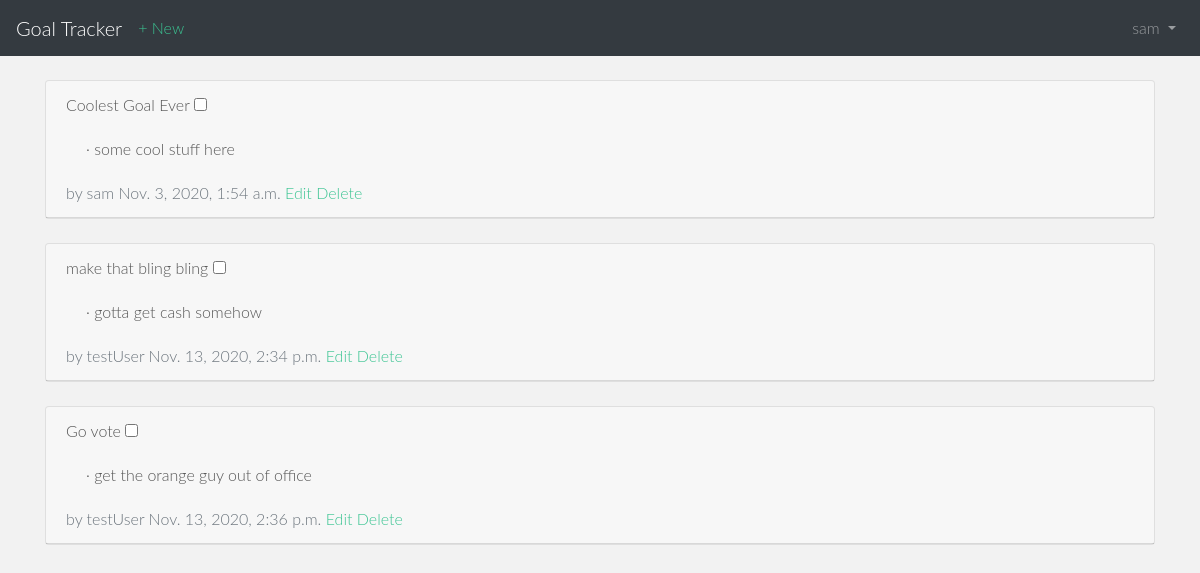
The page /goals/ (signed in) on the database its author committed.
### users/models.py (models this page shows)
class CustomUser(AbstractUser):
    age = models.PositiveIntegerField(null=True, blank=True)

### goals/models.py (models this page shows, shortened)
class Goal(models.Model):
    title = models.CharField(max_length=255)
    body = models.TextField()
    date = models.DateTimeField(auto_now_add=True)
    author = models.ForeignKey(
    get_user_model(),
    on_delete=models.CASCADE,
    )

### goals/views.py (the view)
# urls.py: path('',GoalListView.as_view(), name='goal_list'),
class GoalListView(LoginRequiredMixin, ListView):
    model = Goal
    template_name = 'goal_list.html'
    login_url = 'login'

### templates/goal_list.html (shortened to what this page needs)
{% extends 'base.html' %}
{% block content %}
  {% for goal in object_list %}
    <div class="card">
      <div class="card-header">
        <span class="front-weight-bold">{{ goal.title }}</span>
        <input type="checkbox" name="..."/>
        <div class="card-body">
          &middot; {{ goal.body }}
        </div>
        <span class="text-muted">by {{ goal.author }}
          {{ goal.date }}</span>
          <a href="{% url 'goal_edit' goal.pk %}">Edit</a>
          <a href="{% url 'goal_delete' goal.pk %}">Delete</a>
        </div>
      </div>
      <br />
    {% endfor %}
  {% endblock content %}

### templates/base.html (shortened to what this page needs)
<!doctype html>
{% load static %}
<html lang="en">
  <head>
    <link rel="stylesheet"
    href="https://stackpath.bootstrapcdn.com/bootstrap/4.1.3/css/bootstrap.min.css"
>
    <link rel="stylesheet" type="text/css" href="{% static 'css/style.css' %}"/>
  </head>
  <body>
    <nav class="navbar navbar-expand-md navbar-dark bg-dark mb-4">
      <a class="navbar-brand" href="{% url 'home' %}">Goal Tracker</a>
    <div class="collapse navbar-collapse" id="navbarCollapse">
      {% if user.is_authenticated %}
        <ul class="navbar-nav mr-auto">
          <li class="nav-item"><a href="{%url 'goal_new' %}">+ New</a></li>
        </ul>
        <ul class="navbar-nav ml-auto">
          <li class="nav-item">
            <a class="nav-link dropdown-toggle" href="#" id="userMenu"
              data-toggle="dropdown" aria-haspopup="true"
              aria-expanded="false">
              {{ user.username }}
            </a>
          </li>
        </ul>
      {% endif %}
    </div>
  </nav>
  <div class="container">
    {% block content %}
    {% endblock content %}
  </div>
  </body>
</html>

### static/css/style.css (style rules this page uses)
body { background-color: #f2f2f2; font-family: "Lato"; font-weight: 300; font-size: 16px; color: #555; -webkit-font-smoothing: antialiased; -webkit-overflow-scrolling: touch; }
a { color: #3bc492; word-wrap: break-word; -webkit-transition: color 0.1s ease-in, background 0.1s ease-in; -moz-transition: color 0.1s ease-in, background 0.1s ease-in; -ms-transition: color 0.1s ease-in, background 0.1s ease-in; -o-transition: color 0.1s ease-in, background 0.1s ease-in; transition: color 0.1s ease-in, background 0.1s ease-in; }
a:before, a:after { -webkit-transition: color 0.1s ease-in, background 0.1s ease-in; -moz-transition: color 0.1s ease-in, background 0.1s ease-in; -ms-transition: color 0.1s ease-in, background 0.1s ease-in; -o-transition: color 0.1s ease-in, background 0.1s ease-in; transition: color 0.1s ease-in, background 0.1s ease-in; }

### rows shown on the page
CustomUser: username "sam"
Goal: title "Coolest Goal Ever", body "some cool stuff here", author "sam", date "Nov. 3, 2020, 1:54 a.m."
Goal: title "make that bling bling", body "gotta get cash somehow", author "testUser", date "Nov. 13, 2020, 2:34 p.m."
Goal: title "Go vote", body "get the orange guy out of office", author "testUser", date "Nov. 13, 2020, 2:36 p.m."
